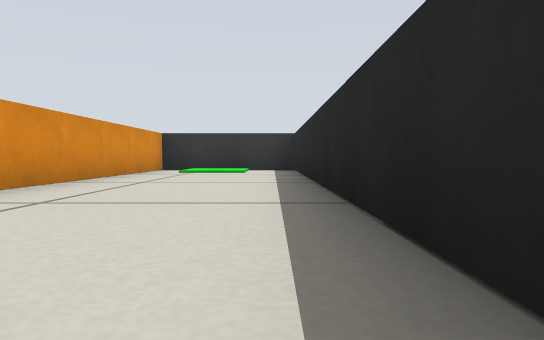
[1] (above)

12 first-person views from a walk through a world built for the Gazebo simulator. The camera is 0.15 m above the floor, tilts 2° down and sees 70° across. The floor is counted in squares, 0.5 m on a side. Each view is taken from the middle of a square. On the plan, view 1 faces up. The plan holds only what a view shows up to about 9 squares ahead; the rest is blank.

[2]
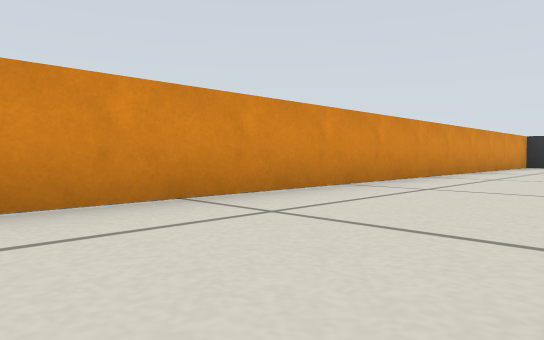

[3]
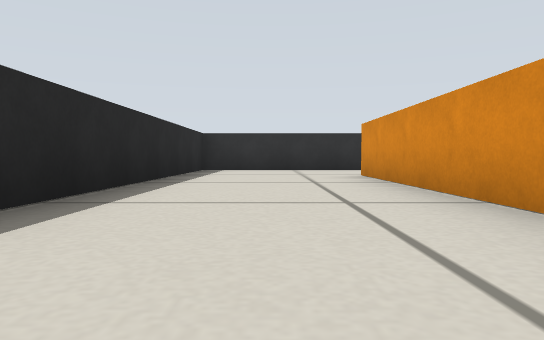

[4]
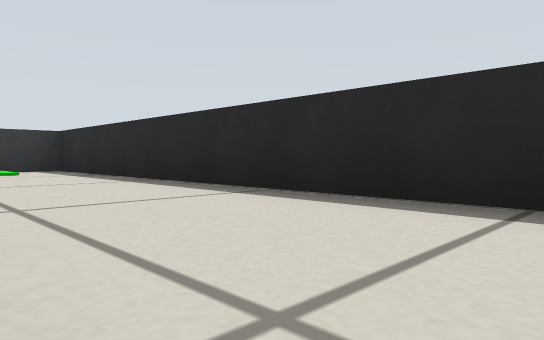

[5]
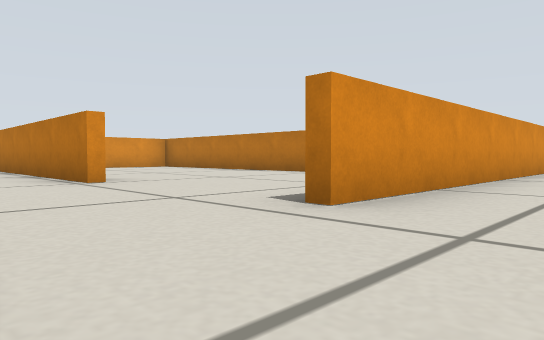

[6]
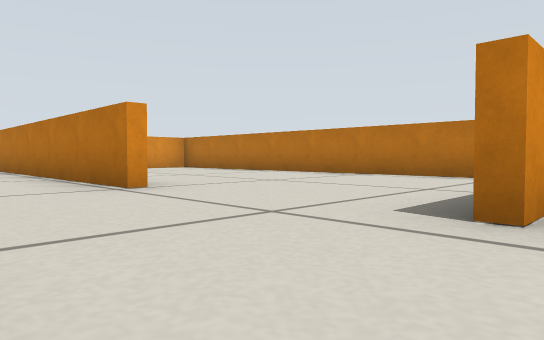

[7]
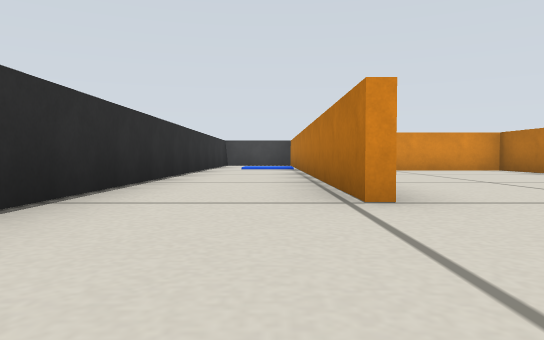

[8]
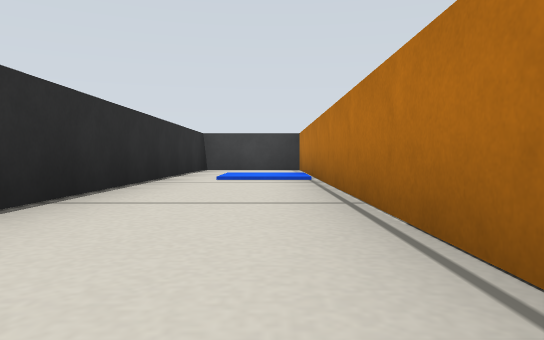

[9]
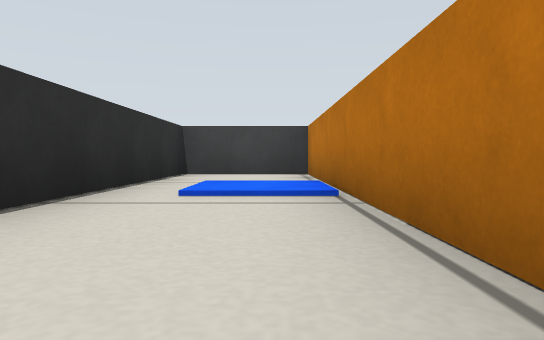

[10]
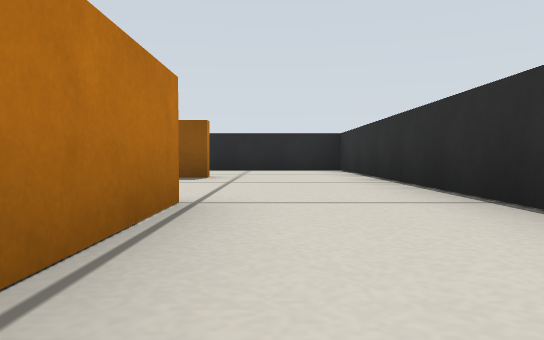

[11]
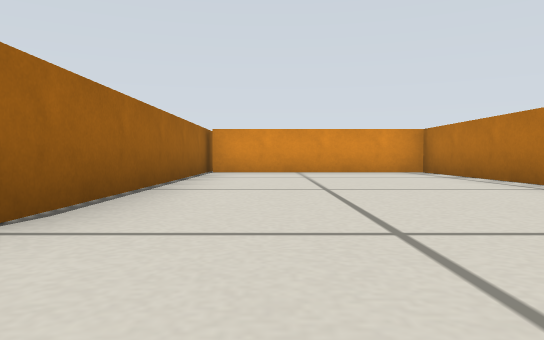

[12]
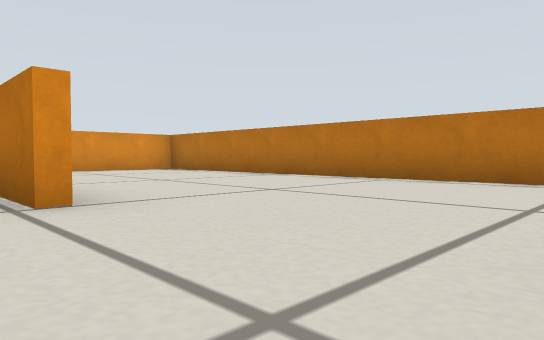

### Floor plan
Points are (right, up) in squares from view 1. A wall is a line through its corners. A room is listed if a view was taken in it or the views show most of it. See-through windows are left out.
Room 1 (views 1, 2, 3, 4, 5, 6, 7, 12)
walls: (0.5, 0.4) (0.5, 8.5) (-2.4, 8.5) (-2.4, -5.1); (-3.5, -7.5) (0.5, -7.5) (0.5, -1.1)
ways out: opening at (-3, -6.5) to room 2
Room 2 (views 8, 9, 10)
walls: (-5.4, -5.4) (-15.5, -5.4) (-15.5, -7.5) (-3.5, -7.5)
ways out: opening at (-3, -6.5) to room 1; opening at (-4.5, -5) to room 3
Room 3 (view 11)
walls: (-3.8, -1.2) (-11.2, -1.2) (-11.2, -5.1); (-2.6, -5.1) (-2.6, -4.6); (-11.9, -5.2) (-5.6, -5.2)
ways out: opening at (-4.5, -5) to room 2

Positions as (right, up) in squares from view 1, and headings:
1: (0, 0), facing up
2: (0, -3), facing up-left
3: (-1, 1), facing down
4: (-2, 0), facing up-right
5: (-1, -7), facing up-left
6: (-2, -7), facing up-left
7: (-3, -6), facing left
8: (-7, -6), facing left
9: (-9, -6), facing left
10: (-8, -6), facing right
11: (-4, -4), facing left
12: (-3, -6), facing up-left
